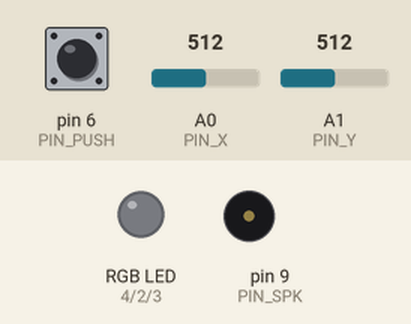
Recording of a sketch running on a simulated Arduino Uno, built with avr-gcc and run on an emulated ATmega328P. Parts: an RGB LED mixed from three pins (HIGH = lit), buzzer (waves = sounding). The test bench sets the inputs (shaded band); at power-on: pin 6 (PIN_PUSH) HIGH, A0 (PIN_X) = 512, A1 (PIN_Y) = 512.

Above: at 1.2 s.
1.3 s: pin 6 (PIN_PUSH) pulled LOW for 3.2 s
At 2.6 s:
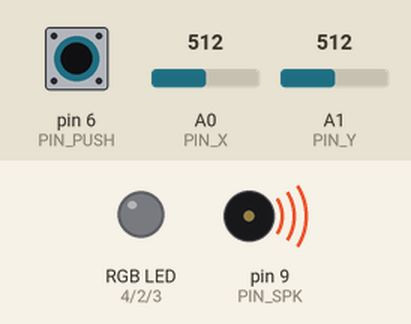
6.5 s: pin 6 (PIN_PUSH) pulled LOW for 0.15 s
At 9.3 s:
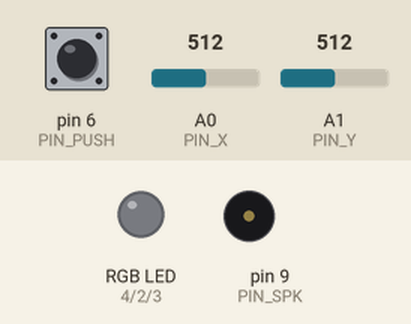
9.6 s: pin 6 (PIN_PUSH) pulled LOW for 1 s
At 10.4 s:
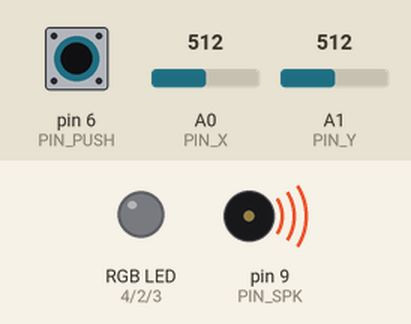
Timing chart, 0 to 13.0 s (numbered marks = the images above; inputs shaded):
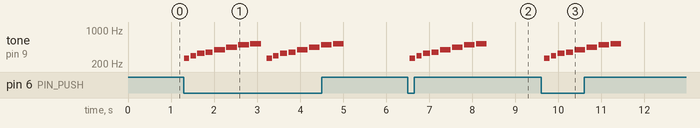

The sketch:

joyStick_RGB2.ino
```cpp
#include "pitches.h"

int PIN_X     = A0;
int PIN_Y     = A1;
int PIN_LEDG  = 2;
int PIN_LEDB  = 3;
int PIN_LEDR  = 4;
int PIN_PUSH  = 6;
int PIN_SPK   = 9;

int arraySize = 8;
int melody[] =
{
  NOTE_C4, NOTE_D4, NOTE_E4, NOTE_F4,
  NOTE_G4, NOTE_A4, NOTE_B4, NOTE_C5
};

int noteDurations[] ={ 8, 8, 6, 6, 4, 4, 4, 4 };


void setup() {
  pinMode(PIN_LEDG, OUTPUT);
  pinMode(PIN_LEDB, OUTPUT);
  pinMode(PIN_LEDR, OUTPUT);
  pinMode(PIN_PUSH, INPUT_PULLUP);    // 버튼 핀을 읽기 모드로
}

void loop() {
  int horizontal  = analogRead(PIN_X);
  int vertical    = analogRead(PIN_Y);
  int select      = digitalRead(PIN_PUSH);     // 버튼, 눌렀을 때 = LOW, 뗐을 때 = HIGH

  if(select == LOW) // 버튼, 눌렀을 때 = LOW
  {
    PlaySong();
  }

  if(0 == horizontal)
  {
    if(52 == (vertical+5)/10)
    {
      digitalWrite(PIN_LEDG, HIGH);
    }
  }
  else if(1023 == horizontal)
  {
    if(52 == (vertical+5)/10)
    {
      digitalWrite(PIN_LEDB, HIGH);
    }
  }
  else if(49 == horizontal/10)
  {
    if(0 == vertical)
    {
      digitalWrite(PIN_LEDR, HIGH);
    }
    else if(1023 == vertical)
    {
      digitalWrite(PIN_LEDR, HIGH);
      digitalWrite(PIN_LEDG, HIGH);
      digitalWrite(PIN_LEDB, HIGH);
    }
  }
  if(49 == horizontal/10)
  {
    if(52 == (vertical+5)/10)
    {
      digitalWrite(PIN_LEDR, LOW);
      digitalWrite(PIN_LEDG, LOW);
      digitalWrite(PIN_LEDB, LOW);
    }
  }

  delay(100);
}

void PlaySong()
{
  for (int note = 0; note < arraySize; note ++)
  {
    int duration = 1000/noteDurations[note];
    tone(PIN_SPK, melody[note], duration);

    delay(duration+30);
  }
}
```

pitches.h
```cpp
/*************************************************
 * Public Constants
 *************************************************/

#define NOTE_B0  31
#define NOTE_C1  33
#define NOTE_CS1 35
#define NOTE_D1  37
#define NOTE_DS1 39
#define NOTE_E1  41
#define NOTE_F1  44
#define NOTE_FS1 46
#define NOTE_G1  49
#define NOTE_GS1 52
#define NOTE_A1  55
#define NOTE_AS1 58
#define NOTE_B1  62
#define NOTE_C2  65
#define NOTE_CS2 69
#define NOTE_D2  73
#define NOTE_DS2 78
#define NOTE_E2  82
#define NOTE_F2  87
#define NOTE_FS2 93
#define NOTE_G2  98
#define NOTE_GS2 104
#define NOTE_A2  110
#define NOTE_AS2 117
#define NOTE_B2  123
#define NOTE_C3  131
#define NOTE_CS3 139
#define NOTE_D3  147
#define NOTE_DS3 156
#define NOTE_E3  165
#define NOTE_F3  175
#define NOTE_FS3 185
#define NOTE_G3  196
#define NOTE_GS3 208
#define NOTE_A3  220
#define NOTE_AS3 233
#define NOTE_B3  247
#define NOTE_C4  262
#define NOTE_CS4 277
#define NOTE_D4  294
#define NOTE_DS4 311
#define NOTE_E4  330
#define NOTE_F4  349
#define NOTE_FS4 370
#define NOTE_G4  392
#define NOTE_GS4 415
#define NOTE_A4  440
#define NOTE_AS4 466
#define NOTE_B4  494
#define NOTE_C5  523
#define NOTE_CS5 554
#define NOTE_D5  587
#define NOTE_DS5 622
#define NOTE_E5  659
#define NOTE_F5  698
#define NOTE_FS5 740
#define NOTE_G5  784
#define NOTE_GS5 831
#define NOTE_A5  880
#define NOTE_AS5 932
#define NOTE_B5  988
#define NOTE_C6  1047
#define NOTE_CS6 1109
#define NOTE_D6  1175
#define NOTE_DS6 1245
#define NOTE_E6  1319
#define NOTE_F6  1397
#define NOTE_FS6 1480
#define NOTE_G6  1568
#define NOTE_GS6 1661
#define NOTE_A6  1760
#define NOTE_AS6 1865
#define NOTE_B6  1976
#define NOTE_C7  2093
#define NOTE_CS7 2217
#define NOTE_D7  2349
#define NOTE_DS7 2489
#define NOTE_E7  2637
#define NOTE_F7  2794
#define NOTE_FS7 2960
#define NOTE_G7  3136
#define NOTE_GS7 3322
#define NOTE_A7  3520
#define NOTE_AS7 3729
#define NOTE_B7  3951
#define NOTE_C8  4186
#define NOTE_CS8 4435
#define NOTE_D8  4699
#define NOTE_DS8 4978
```

Measured:
- after the input at 1.3 s, tone on pin 9 (PIN_SPK): plays 262 Hz for 0.13 s, 294 Hz for 0.13 s, 330 Hz for 0.17 s, 349 Hz for 0.17 s, 392 Hz for 0.25 s, 440 Hz for 0.25 s … (16 notes in this stretch), starting at once
- after the input at 6.5 s, tone on pin 9 (PIN_SPK): plays 262 Hz for 0.13 s, 294 Hz for 0.13 s, 330 Hz for 0.17 s, 349 Hz for 0.17 s, 392 Hz for 0.25 s, 440 Hz for 0.25 s … (8 notes in this stretch), starting after 0.05 s
- after the input at 9.6 s, tone on pin 9 (PIN_SPK): plays 262 Hz for 0.13 s, 294 Hz for 0.13 s, 330 Hz for 0.17 s, 349 Hz for 0.17 s, 392 Hz for 0.25 s, 440 Hz for 0.25 s … (8 notes in this stretch), starting after 0.08 s
